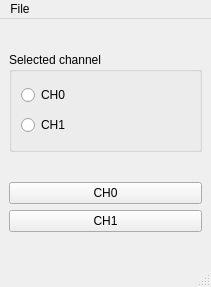
<?xml version="1.0" encoding="UTF-8"?>
<ui version="4.0">
 <class>dual_aux_app</class>
 <widget class="QMainWindow" name="dual_aux_app">
  <property name="geometry">
   <rect>
    <x>0</x>
    <y>0</y>
    <width>211</width>
    <height>287</height>
   </rect>
  </property>
  <property name="windowTitle">
   <string>dual_aux_app</string>
  </property>
  <widget class="QWidget" name="centralwidget">
   <layout class="QVBoxLayout" name="verticalLayout_3">
    <item>
     <widget class="QGroupBox" name="groupBox">
      <property name="maximumSize">
       <size>
        <width>16777215</width>
        <height>100</height>
       </size>
      </property>
      <property name="title">
       <string>Selected channel</string>
      </property>
      <layout class="QVBoxLayout" name="verticalLayout_2">
       <item>
        <widget class="QRadioButton" name="ch0_radiobutton">
         <property name="text">
          <string>CH0</string>
         </property>
        </widget>
       </item>
       <item>
        <widget class="QRadioButton" name="ch1_radiobutton">
         <property name="text">
          <string>CH1</string>
         </property>
        </widget>
       </item>
      </layout>
     </widget>
    </item>
    <item>
     <layout class="QVBoxLayout" name="verticalLayout">
      <item>
       <widget class="QPushButton" name="ch0_pushbutton">
        <property name="text">
         <string>CH0</string>
        </property>
       </widget>
      </item>
      <item>
       <widget class="QPushButton" name="ch1_pushbutton">
        <property name="text">
         <string>CH1</string>
        </property>
       </widget>
      </item>
     </layout>
    </item>
   </layout>
  </widget>
  <widget class="QMenuBar" name="menubar">
   <property name="geometry">
    <rect>
     <x>0</x>
     <y>0</y>
     <width>211</width>
     <height>26</height>
    </rect>
   </property>
   <widget class="QMenu" name="menuFile">
    <property name="title">
     <string>File</string>
    </property>
    <addaction name="actionDetect"/>
    <addaction name="actionExit_2"/>
   </widget>
   <addaction name="menuFile"/>
  </widget>
  <widget class="QStatusBar" name="statusbar"/>
  <action name="actionDetect">
   <property name="text">
    <string>Detect</string>
   </property>
  </action>
  <action name="actionExit_2">
   <property name="text">
    <string>Exit</string>
   </property>
  </action>
 </widget>
 <resources/>
 <connections/>
</ui>
